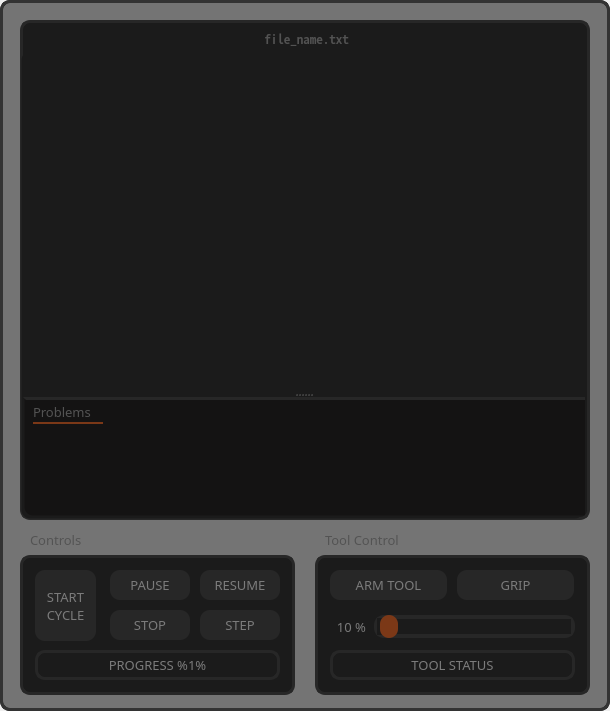
    <widget class="QFrame" name="frm_gcode_control">
     <property name="geometry">
      <rect>
       <x>380</x>
       <y>25</y>
       <width>610</width>
       <height>711</height>
      </rect>
     </property>
     <property name="sizePolicy">
      <sizepolicy hsizetype="Preferred" vsizetype="Preferred">
       <horstretch>0</horstretch>
       <verstretch>0</verstretch>
      </sizepolicy>
     </property>
     <property name="styleSheet">
      <string notr="true">border-radius: 10px;
border: 3px solid #333333;</string>
     </property>
     <property name="frameShape">
      <enum>QFrame::NoFrame</enum>
     </property>
     <widget class="QFrame" name="frame_6">
      <property name="geometry">
       <rect>
        <x>20</x>
        <y>555</y>
        <width>275</width>
        <height>140</height>
       </rect>
      </property>
      <property name="sizePolicy">
       <sizepolicy hsizetype="Preferred" vsizetype="Preferred">
        <horstretch>0</horstretch>
        <verstretch>0</verstretch>
       </sizepolicy>
      </property>
      <property name="styleSheet">
       <string notr="true">border-radius: 10px;
border: 3px solid #333333;
border: 3px solid #333333;
background-color: #161616;</string>
      </property>
      <property name="frameShape">
       <enum>QFrame::NoFrame</enum>
      </property>
      <widget class="QPushButton" name="btn_cycle_start">
       <property name="geometry">
        <rect>
         <x>15</x>
         <y>15</y>
         <width>61</width>
         <height>71</height>
        </rect>
       </property>
       <property name="sizePolicy">
        <sizepolicy hsizetype="Fixed" vsizetype="Fixed">
         <horstretch>0</horstretch>
         <verstretch>0</verstretch>
        </sizepolicy>
       </property>
       <property name="font">
        <font>
         <family>JetBrains Mono</family>
         <pointsize>10</pointsize>
         <weight>50</weight>
         <bold>false</bold>
        </font>
       </property>
       <property name="toolTip">
        <string>&lt;html&gt;&lt;head/&gt;&lt;body&gt;&lt;p&gt;&lt;span style=&quot; color:#ffffff;&quot;&gt;Begin executing current file [R]&lt;/span&gt;&lt;/p&gt;&lt;/body&gt;&lt;/html&gt;</string>
       </property>
       <property name="styleSheet">
        <string notr="true">QPushButton {
	background-color: #333333;
	color: #FFFFFF;
	padding: 5px;
	border-radius: 10px;
	border: none;
}</string>
       </property>
       <property name="text">
        <string>START
CYCLE</string>
       </property>
      </widget>
      <widget class="QPushButton" name="btn_cycle_pause">
       <property name="geometry">
        <rect>
         <x>90</x>
         <y>15</y>
         <width>80</width>
         <height>30</height>
        </rect>
       </property>
       <property name="sizePolicy">
        <sizepolicy hsizetype="Fixed" vsizetype="Fixed">
         <horstretch>0</horstretch>
         <verstretch>0</verstretch>
        </sizepolicy>
       </property>
       <property name="font">
        <font>
         <family>JetBrains Mono</family>
         <pointsize>10</pointsize>
         <weight>50</weight>
         <bold>false</bold>
        </font>
       </property>
       <property name="toolTip">
        <string>&lt;html&gt;&lt;head/&gt;&lt;body&gt;&lt;p&gt;&lt;span style=&quot; color:#ffffff;&quot;&gt;Pause execution [P]&lt;/span&gt;&lt;/p&gt;&lt;/body&gt;&lt;/html&gt;</string>
       </property>
       <property name="styleSheet">
        <string notr="true">QPushButton {
	background-color: #333333;
	color: #FFFFFF;
	padding: 5px;
	border-radius: 10px;
	border: none;
}</string>
       </property>
       <property name="text">
        <string>PAUSE</string>
       </property>
      </widget>
      <widget class="QPushButton" name="btn_cycle_continue">
       <property name="geometry">
        <rect>
         <x>180</x>
         <y>15</y>
         <width>80</width>
         <height>30</height>
        </rect>
       </property>
       <property name="sizePolicy">
        <sizepolicy hsizetype="Fixed" vsizetype="Fixed">
         <horstretch>0</horstretch>
         <verstretch>0</verstretch>
        </sizepolicy>
       </property>
       <property name="font">
        <font>
         <family>JetBrains Mono</family>
         <pointsize>10</pointsize>
         <weight>50</weight>
         <bold>false</bold>
        </font>
       </property>
       <property name="toolTip">
        <string>&lt;html&gt;&lt;head/&gt;&lt;body&gt;&lt;p&gt;&lt;span style=&quot; color:#ffffff;&quot;&gt;Resume execution [S]&lt;/span&gt;&lt;/p&gt;&lt;/body&gt;&lt;/html&gt;</string>
       </property>
       <property name="styleSheet">
        <string notr="true">QPushButton {
	background-color: #333333;
	color: #FFFFFF;
	padding: 5px;
	border-radius: 10px;
	border: none;
}</string>
       </property>
       <property name="text">
        <string>RESUME</string>
       </property>
      </widget>
      <widget class="QPushButton" name="btn_cycle_step">
       <property name="geometry">
        <rect>
         <x>180</x>
         <y>55</y>
         <width>80</width>
         <height>30</height>
        </rect>
       </property>
       <property name="sizePolicy">
        <sizepolicy hsizetype="Fixed" vsizetype="Fixed">
         <horstretch>0</horstretch>
         <verstretch>0</verstretch>
        </sizepolicy>
       </property>
       <property name="font">
        <font>
         <family>JetBrains Mono</family>
         <pointsize>10</pointsize>
         <weight>50</weight>
         <bold>false</bold>
        </font>
       </property>
       <property name="toolTip">
        <string>&lt;html&gt;&lt;head/&gt;&lt;body&gt;&lt;p&gt;&lt;span style=&quot; color:#ffffff;&quot;&gt;Execute next line [T]&lt;/span&gt;&lt;/p&gt;&lt;/body&gt;&lt;/html&gt;</string>
       </property>
       <property name="styleSheet">
        <string notr="true">QPushButton {
	background-color: #333333;
	color: #FFFFFF;
	padding: 5px;
	border-radius: 10px;
	border: none;
}</string>
       </property>
       <property name="text">
        <string>STEP</string>
       </property>
      </widget>
      <widget class="QPushButton" name="btn_cycle_stop">
       <property name="geometry">
        <rect>
         <x>90</x>
         <y>55</y>
         <width>80</width>
         <height>30</height>
        </rect>
       </property>
       <property name="sizePolicy">
        <sizepolicy hsizetype="Fixed" vsizetype="Fixed">
         <horstretch>0</horstretch>
         <verstretch>0</verstretch>
        </sizepolicy>
       </property>
       <property name="font">
        <font>
         <family>JetBrains Mono</family>
         <pointsize>10</pointsize>
         <weight>50</weight>
         <bold>false</bold>
        </font>
       </property>
       <property name="toolTip">
        <string>&lt;html&gt;&lt;head/&gt;&lt;body&gt;&lt;p&gt;&lt;span style=&quot; color:#ffffff;&quot;&gt;Stop program execution [ESC]&lt;/span&gt;&lt;/p&gt;&lt;/body&gt;&lt;/html&gt;</string>
       </property>
       <property name="styleSheet">
        <string notr="true">QPushButton {
	background-color: #333333;
	color: #FFFFFF;
	padding: 5px;
	border-radius: 10px;
	border: none;
}</string>
       </property>
       <property name="text">
        <string>STOP</string>
       </property>
      </widget>
      <widget class="QLabel" name="lbl_progress_percent">
       <property name="geometry">
        <rect>
         <x>15</x>
         <y>95</y>
         <width>245</width>
         <height>30</height>
        </rect>
       </property>
       <property name="font">
        <font>
         <family>JetBrains Mono</family>
         <pointsize>10</pointsize>
         <weight>50</weight>
         <bold>false</bold>
        </font>
       </property>
       <property name="styleSheet">
        <string notr="true">border-radius: 10px;
color: #fff;
</string>
       </property>
       <property name="text">
        <string>PROGRESS %1%</string>
       </property>
       <property name="alignment">
        <set>Qt::AlignCenter</set>
       </property>
      </widget>
     </widget>
     <widget class="QFrame" name="frame_10">
      <property name="geometry">
       <rect>
        <x>20</x>
        <y>20</y>
        <width>570</width>
        <height>500</height>
       </rect>
      </property>
      <property name="styleSheet">
       <string notr="true">background-color: #161616;
border: 3px solid #333333;</string>
      </property>
      <property name="frameShape">
       <enum>QFrame::NoFrame</enum>
      </property>
      <widget class="QSplitter" name="splitter">
       <property name="geometry">
        <rect>
         <x>0</x>
         <y>30</y>
         <width>565</width>
         <height>470</height>
        </rect>
       </property>
       <property name="styleSheet">
        <string notr="true">border-color: none;</string>
       </property>
       <property name="orientation">
        <enum>Qt::Vertical</enum>
       </property>
       <widget class="QFrame" name="frame_5">
        <property name="minimumSize">
         <size>
          <width>560</width>
          <height>340</height>
         </size>
        </property>
        <property name="maximumSize">
         <size>
          <width>560</width>
          <height>440</height>
         </size>
        </property>
        <property name="styleSheet">
         <string notr="true">border-left-color: none;
border-right-color: none;
border-top-color: #161616;
border-bottom-color: #161616;
border-radius: 0px;</string>
        </property>
        <property name="frameShape">
         <enum>QFrame::StyledPanel</enum>
        </property>
        <property name="frameShadow">
         <enum>QFrame::Raised</enum>
        </property>
        <widget class="GCodeEditorWidget" name="list_gcode_edit" native="true">
         <property name="geometry">
          <rect>
           <x>10</x>
           <y>0</y>
           <width>545</width>
           <height>340</height>
          </rect>
         </property>
         <property name="sizePolicy">
          <sizepolicy hsizetype="Preferred" vsizetype="Expanding">
           <horstretch>0</horstretch>
           <verstretch>0</verstretch>
          </sizepolicy>
         </property>
         <property name="styleSheet">
          <string notr="true">background-color: #161616;
border: none;
border-radius: 0px;
padding: 0px;
color: #fff;
</string>
         </property>
        </widget>
       </widget>
       <widget class="QFrame" name="frm_problems">
        <property name="minimumSize">
         <size>
          <width>570</width>
          <height>120</height>
         </size>
        </property>
        <property name="styleSheet">
         <string notr="true">border: 3px solid #333333;
border-radius: 0px;
background: rgb(5, 2, 2);
border-bottom-left-radius: 10px;
border-bottom-right-radius: 10px;
border-bottom-color: none;
border-right-color: none;
border-left-color: none;</string>
        </property>
        <property name="frameShape">
         <enum>QFrame::StyledPanel</enum>
        </property>
        <property name="frameShadow">
         <enum>QFrame::Raised</enum>
        </property>
        <widget class="QLabel" name="lbl_problems">
         <property name="geometry">
          <rect>
           <x>10</x>
           <y>5</y>
           <width>100</width>
           <height>20</height>
          </rect>
         </property>
         <property name="font">
          <font>
           <family>JetBrains Mono</family>
           <pointsize>10</pointsize>
           <weight>50</weight>
           <bold>false</bold>
          </font>
         </property>
         <property name="styleSheet">
          <string notr="true">border: none;
color: #9E9E9E;
background: none;</string>
         </property>
         <property name="text">
          <string>Problems</string>
         </property>
        </widget>
        <widget class="Line" name="line_4">
         <property name="geometry">
          <rect>
           <x>10</x>
           <y>25</y>
           <width>70</width>
           <height>2</height>
          </rect>
         </property>
         <property name="styleSheet">
          <string notr="true">border: 3px solid #FE5C0D;</string>
         </property>
         <property name="orientation">
          <enum>Qt::Horizontal</enum>
         </property>
        </widget>
        <widget class="QListWidget" name="listWidget">
         <property name="geometry">
          <rect>
           <x>5</x>
           <y>35</y>
           <width>550</width>
           <height>80</height>
          </rect>
         </property>
         <property name="styleSheet">
          <string notr="true">border-top-color: none;</string>
         </property>
        </widget>
       </widget>
      </widget>
     </widget>
     <widget class="QFrame" name="gcode_control_overlay">
      <property name="geometry">
       <rect>
        <x>0</x>
        <y>0</y>
        <width>610</width>
        <height>711</height>
       </rect>
      </property>
      <property name="acceptDrops">
       <bool>false</bool>
      </property>
      <property name="styleSheet">
       <string notr="true">background-color: rgba(30, 30, 30, 150);
</string>
      </property>
      <property name="frameShape">
       <enum>QFrame::StyledPanel</enum>
      </property>
      <property name="frameShadow">
       <enum>QFrame::Raised</enum>
      </property>
     </widget>
     <widget class="QLabel" name="lbl_controls">
      <property name="geometry">
       <rect>
        <x>30</x>
        <y>530</y>
        <width>100</width>
        <height>20</height>
       </rect>
      </property>
      <property name="font">
       <font>
        <family>JetBrains Mono</family>
        <pointsize>10</pointsize>
        <weight>50</weight>
        <bold>false</bold>
       </font>
      </property>
      <property name="styleSheet">
       <string notr="true">border: none;
color: #9E9E9E</string>
      </property>
      <property name="text">
       <string>Controls</string>
      </property>
     </widget>
     <widget class="QLabel" name="lbl_filename">
      <property name="geometry">
       <rect>
        <x>26</x>
        <y>28</y>
        <width>561</width>
        <height>20</height>
       </rect>
      </property>
      <property name="font">
       <font>
        <family>Noto Sans Mono CJK SC</family>
        <pointsize>10</pointsize>
        <weight>50</weight>
        <bold>false</bold>
       </font>
      </property>
      <property name="styleSheet">
       <string notr="true">border: none;
background-color: #161616;
color: #9E9E9E;
</string>
      </property>
      <property name="text">
       <string>file_name.txt</string>
      </property>
      <property name="alignment">
       <set>Qt::AlignCenter</set>
      </property>
     </widget>
     <widget class="QFrame" name="frm_tool_control">
      <property name="geometry">
       <rect>
        <x>315</x>
        <y>555</y>
        <width>275</width>
        <height>140</height>
       </rect>
      </property>
      <property name="sizePolicy">
       <sizepolicy hsizetype="Preferred" vsizetype="Preferred">
        <horstretch>0</horstretch>
        <verstretch>0</verstretch>
       </sizepolicy>
      </property>
      <property name="styleSheet">
       <string notr="true">border-radius: 10px;
border: 3px solid #333333;
background-color: #161616;</string>
      </property>
      <property name="frameShape">
       <enum>QFrame::NoFrame</enum>
      </property>
      <widget class="QPushButton" name="btn_tool_arm">
       <property name="geometry">
        <rect>
         <x>15</x>
         <y>15</y>
         <width>117</width>
         <height>30</height>
        </rect>
       </property>
       <property name="sizePolicy">
        <sizepolicy hsizetype="Fixed" vsizetype="Fixed">
         <horstretch>0</horstretch>
         <verstretch>0</verstretch>
        </sizepolicy>
       </property>
       <property name="font">
        <font>
         <family>JetBrains Mono</family>
         <pointsize>10</pointsize>
         <weight>50</weight>
         <bold>false</bold>
        </font>
       </property>
       <property name="toolTip">
        <string/>
       </property>
       <property name="styleSheet">
        <string notr="true">QPushButton {
	background-color: #333333;
	color: #FFFFFF;
	padding: 5px;
	border-radius: 10px;
	border: none;
}</string>
       </property>
       <property name="text">
        <string>ARM TOOL</string>
       </property>
      </widget>
      <widget class="QPushButton" name="btn_tool_action">
       <property name="geometry">
        <rect>
         <x>142</x>
         <y>15</y>
         <width>117</width>
         <height>30</height>
        </rect>
       </property>
       <property name="sizePolicy">
        <sizepolicy hsizetype="Fixed" vsizetype="Fixed">
         <horstretch>0</horstretch>
         <verstretch>0</verstretch>
        </sizepolicy>
       </property>
       <property name="font">
        <font>
         <family>JetBrains Mono</family>
         <pointsize>10</pointsize>
         <weight>50</weight>
         <bold>false</bold>
        </font>
       </property>
       <property name="toolTip">
        <string/>
       </property>
       <property name="styleSheet">
        <string notr="true">QPushButton {
	background-color: #333333;
	color: #FFFFFF;
	padding: 5px;
	border-radius: 10px;
	border: none;
}</string>
       </property>
       <property name="text">
        <string>GRIP</string>
       </property>
      </widget>
      <widget class="QLabel" name="lbl_tool_status">
       <property name="geometry">
        <rect>
         <x>15</x>
         <y>95</y>
         <width>245</width>
         <height>30</height>
        </rect>
       </property>
       <property name="font">
        <font>
         <family>JetBrains Mono</family>
         <pointsize>10</pointsize>
         <weight>50</weight>
         <bold>false</bold>
        </font>
       </property>
       <property name="styleSheet">
        <string notr="true">border-radius: 10px;
color: #fff;
</string>
       </property>
       <property name="text">
        <string>TOOL STATUS</string>
       </property>
       <property name="alignment">
        <set>Qt::AlignCenter</set>
       </property>
      </widget>
      <widget class="QSlider" name="sld_tool_power">
       <property name="geometry">
        <rect>
         <x>59</x>
         <y>60</y>
         <width>201</width>
         <height>23</height>
        </rect>
       </property>
       <property name="styleSheet">
        <string notr="true">QSlider::groove:horizontal {
    background: #FE5C0D;
	border-radius: 10px;
	border: 3px solid #FE5C0D;
}

QSlider::handle:horizontal {
    background: #FE5C0D;
    width: 18px;
    height: 18px;
    margin: -6px 0; 
    border-radius: 9px; 
}

QSlider::handle:horizontal:hover {
	background-color: rgb(254, 81, 13);
    border: 2px solid rgb(254, 174, 13);
}

QSlider::sub-page:horizontal {
    background: #161616;
    height: 8px;
    border-radius: 9px;
}

QSlider::add-page:horizontal {
    background: #161616;
    border: 1px solid #333333;
    height: 8px;
    border-radius: 9px;
}</string>
       </property>
       <property name="minimum">
        <number>10</number>
       </property>
       <property name="maximum">
        <number>100</number>
       </property>
       <property name="value">
        <number>10</number>
       </property>
       <property name="orientation">
        <enum>Qt::Horizontal</enum>
       </property>
      </widget>
      <widget class="QLabel" name="lbl_tool_power_val">
       <property name="geometry">
        <rect>
         <x>10</x>
         <y>60</y>
         <width>41</width>
         <height>23</height>
        </rect>
       </property>
       <property name="font">
        <font>
         <family>JetBrains Mono</family>
         <pointsize>10</pointsize>
         <weight>50</weight>
         <bold>false</bold>
        </font>
       </property>
       <property name="styleSheet">
        <string notr="true">border: none;
color: #fff;
</string>
       </property>
       <property name="text">
        <string>10 %</string>
       </property>
       <property name="alignment">
        <set>Qt::AlignRight|Qt::AlignTrailing|Qt::AlignVCenter</set>
       </property>
      </widget>
     </widget>
     <widget class="QLabel" name="lbl_tool_title">
      <property name="geometry">
       <rect>
        <x>325</x>
        <y>530</y>
        <width>151</width>
        <height>20</height>
       </rect>
      </property>
      <property name="font">
       <font>
        <family>JetBrains Mono</family>
        <pointsize>10</pointsize>
        <weight>50</weight>
        <bold>false</bold>
       </font>
      </property>
      <property name="styleSheet">
       <string notr="true">border: none;
color: #9E9E9E</string>
      </property>
      <property name="text">
       <string>Tool Control</string>
      </property>
      <property name="alignment">
       <set>Qt::AlignLeading|Qt::AlignLeft|Qt::AlignVCenter</set>
      </property>
     </widget>
     <zorder>frame_10</zorder>
     <zorder>frame_6</zorder>
     <zorder>lbl_controls</zorder>
     <zorder>lbl_filename</zorder>
     <zorder>frm_tool_control</zorder>
     <zorder>lbl_tool_title</zorder>
     <zorder>gcode_control_overlay</zorder>
    </widget>
